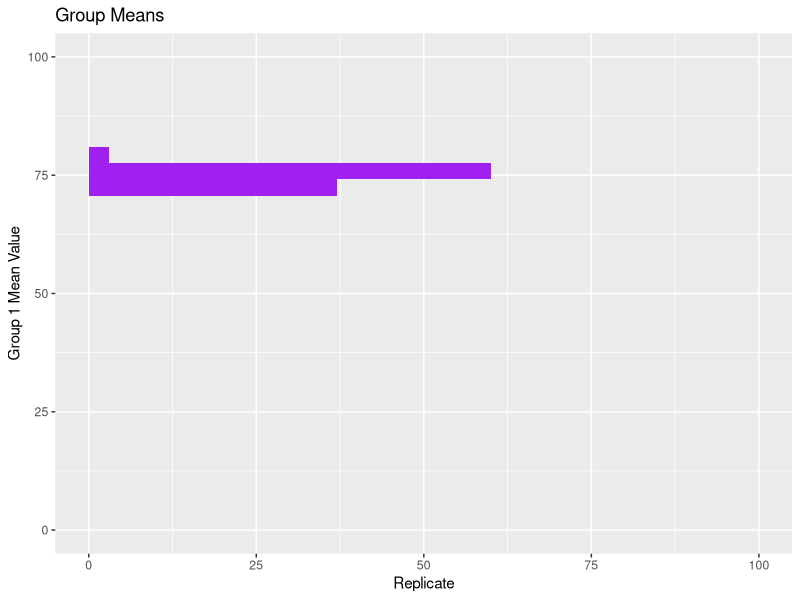

The R source for this figure:
## ---- chunk 1
knitr::opts_chunk$set(echo = TRUE)
## ---- chunk 2
  counter <- 0
vector <- c(0,1,2,0,7,8,0,9,9,4,5,0)
counting_zeroes <- function(vector) {
  for (i in vector) {
    if (i == 0) {
      counter <- counter + 1
    }
  }
  
  return(counter)
}

counting_zeroes(vector)
## ---- chunk 3
zero_subset <- function(vector) {
  return(sum(vector == 0))
}

zero_subset(vector)
## ---- chunk 4
mtrx <- function(rows,cols) {
  result <- matrix(nrow=rows,ncol=cols)
  
  for (i in 1:rows) {
    for (j in 1:cols) {
      result[i,j] <- i*j
    }
  }
return(result)
}

rows <- 4
cols <- 5
final_matrix <- mtrx(rows,cols)
print(final_matrix)
## ---- chunk 5
n <- 100
means <- c(50,75,100)
group <- rep(1:3, each=n)
response <- c(rnorm(n,mean=means[1]),
              rnorm(n,mean=means[2]),
              rnorm(n,mean=means[3]))

# making a data fram!
MyData <- data.frame(group, response)
data

## ---- chunk 6
# first I need to reshuffle the data and THEN get the means again
reshuffle_time <- function(MyData){
  for (i in MyData) {
    shuffleresponse <- sample(MyData[,2])
    shuffleresponse
    
    # then I make a new frame
    data_2 <- data.frame(group,shuffleresponse)
    data_2
    
    # NOW i get the means
    group_1mean <- mean(data_2[1:n,2])
    group_2mean <- mean(data_2[n:(2*n),2])
    group_3mean <- mean(data_2[(2*n):(3*n),2])
  }
  new_means <-  data.frame(group_1mean, group_2mean, group_3mean)
  return(new_means)
}

reshuffle_time(MyData)
# YAY MY NEW MEANS ARE REAL
## ---- chunk 7
library(tidyverse)
# using a for loop to replicate these 100 times :)

loopy <- function(MyData) {
  MyResults <- data.frame(matrix(nrow=n,ncol=4))
  colnames(MyResults) <- c("replicate", "group_1mean", "group_2mean", "group_3mean")
  # n = 100 in this case
  for (i in 1:n) {
    new_means <- reshuffle_time(MyData) # bringing back this function
    MyResults[i,1:4] <- c(i,new_means)
  }
  # what are we returning???? RESULTS
  return(MyResults)
}

n = 100 # like i said before

answer <- loopy(MyData)
answer
## ---- chunk 8
# time to make a nice looking plot that you can fill with whatever group you want to look at
library(ggplot2)
answer

answer_plot <- qplot(data=answer,
              y=answer[,2],
              geom="histogram",
              fill=I("purple"),
              main="Group Means",
              xlim=c(0,100), # repeats 100x
              ylim=c(0,100), # my means go up to 100
              xlab="Replicate",
              # now we let ppl know which group we're looking at
              ylab="Group 1 Mean Value")
answer_plot


